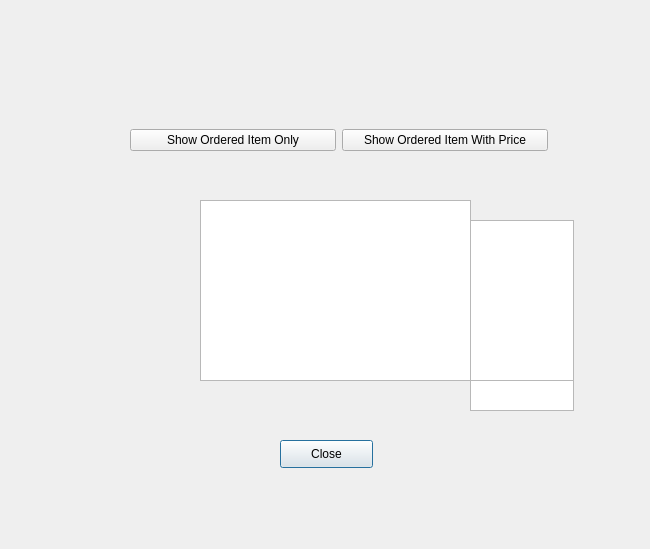
<?xml version="1.0" encoding="UTF-8"?>
<ui version="4.0">
 <class>billingpart</class>
 <widget class="QDialog" name="billingpart">
  <property name="geometry">
   <rect>
    <x>0</x>
    <y>0</y>
    <width>650</width>
    <height>549</height>
   </rect>
  </property>
  <property name="windowTitle">
   <string>Dialog</string>
  </property>
  <property name="styleSheet">
   <string notr="true">background-image: url(:/rec/img/5783153.jpg);
font: 87 8pt &quot;Arial Black&quot;;</string>
  </property>
  <widget class="QPlainTextEdit" name="plainTextEdit">
   <property name="geometry">
    <rect>
     <x>200</x>
     <y>200</y>
     <width>271</width>
     <height>181</height>
    </rect>
   </property>
  </widget>
  <widget class="QPushButton" name="pushButton_3">
   <property name="geometry">
    <rect>
     <x>280</x>
     <y>440</y>
     <width>93</width>
     <height>28</height>
    </rect>
   </property>
   <property name="text">
    <string>Close</string>
   </property>
  </widget>
  <widget class="QPlainTextEdit" name="plainTextEdit_2">
   <property name="geometry">
    <rect>
     <x>470</x>
     <y>220</y>
     <width>104</width>
     <height>161</height>
    </rect>
   </property>
   <property name="plainText">
    <string/>
   </property>
  </widget>
  <widget class="QPlainTextEdit" name="plainTextEdit_3">
   <property name="geometry">
    <rect>
     <x>470</x>
     <y>380</y>
     <width>104</width>
     <height>31</height>
    </rect>
   </property>
  </widget>
  <widget class="QWidget" name="layoutWidget">
   <property name="geometry">
    <rect>
     <x>130</x>
     <y>100</y>
     <width>418</width>
     <height>81</height>
    </rect>
   </property>
   <layout class="QHBoxLayout" name="horizontalLayout">
    <item>
     <widget class="QPushButton" name="pushButton">
      <property name="text">
       <string>Show Ordered Item Only</string>
      </property>
     </widget>
    </item>
    <item>
     <widget class="QPushButton" name="pushButton_2">
      <property name="text">
       <string>Show Ordered Item With Price</string>
      </property>
     </widget>
    </item>
   </layout>
  </widget>
 </widget>
 <resources/>
 <connections/>
</ui>
